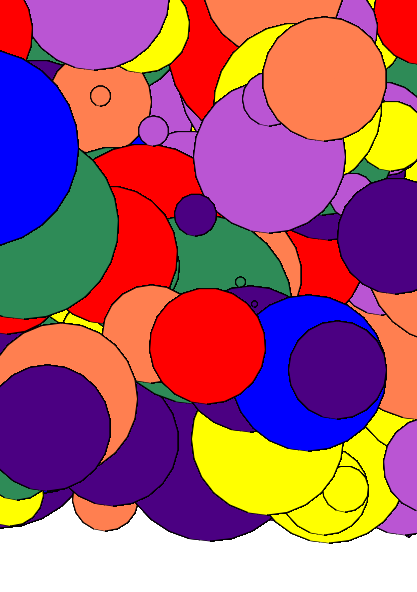

Write Python code to recreate this figure.
import random
from turtle import *

t = Turtle()

colors=["Red","Coral","Yellow","SeaGreen","Blue","Indigo","MediumOrchid"]
t.penup()
t.speed(5)

for i in range(200):
  x = random.randint(-250,250)
  y = random.randint(-250,250)
  circle_size = random.randint(1,100)
  circle_color = random.choice(colors)
  t.goto(x,y)
  t.pendown()
  t.color(circle_color)
  t.begin_fill()
  t.pencolor("black")
  t.pensize(1)
  t.circle(circle_size)
  t.end_fill()
  t.penup()
